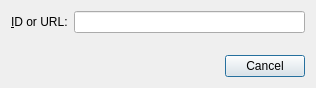
<?xml version="1.0" encoding="UTF-8"?>
<ui version="4.0">
 <class>VideoIDDialog</class>
 <widget class="QDialog" name="VideoIDDialog">
  <property name="geometry">
   <rect>
    <x>0</x>
    <y>0</y>
    <width>316</width>
    <height>88</height>
   </rect>
  </property>
  <property name="windowTitle">
   <string>Set Video ID</string>
  </property>
  <layout class="QVBoxLayout" name="verticalLayout">
   <item>
    <layout class="QFormLayout" name="formLayout_2">
     <item row="0" column="0">
      <widget class="QLabel" name="label">
       <property name="text">
        <string>&amp;ID or URL:</string>
       </property>
       <property name="buddy">
        <cstring>idLineEdit</cstring>
       </property>
      </widget>
     </item>
     <item row="0" column="1">
      <widget class="QLineEdit" name="idLineEdit">
       <property name="inputMethodHints">
        <set>Qt::ImhPreferLowercase|Qt::ImhUrlCharactersOnly</set>
       </property>
      </widget>
     </item>
    </layout>
   </item>
   <item>
    <widget class="QDialogButtonBox" name="buttonBox">
     <property name="orientation">
      <enum>Qt::Horizontal</enum>
     </property>
     <property name="standardButtons">
      <set>QDialogButtonBox::Cancel</set>
     </property>
    </widget>
   </item>
  </layout>
 </widget>
 <resources/>
 <connections>
  <connection>
   <sender>buttonBox</sender>
   <signal>accepted()</signal>
   <receiver>VideoIDDialog</receiver>
   <slot>accept()</slot>
   <hints>
    <hint type="sourcelabel">
     <x>248</x>
     <y>254</y>
    </hint>
    <hint type="destinationlabel">
     <x>157</x>
     <y>274</y>
    </hint>
   </hints>
  </connection>
  <connection>
   <sender>buttonBox</sender>
   <signal>rejected()</signal>
   <receiver>VideoIDDialog</receiver>
   <slot>reject()</slot>
   <hints>
    <hint type="sourcelabel">
     <x>316</x>
     <y>260</y>
    </hint>
    <hint type="destinationlabel">
     <x>286</x>
     <y>274</y>
    </hint>
   </hints>
  </connection>
  <connection>
   <sender>idLineEdit</sender>
   <signal>editingFinished()</signal>
   <receiver>VideoIDDialog</receiver>
   <slot>check_id_contents()</slot>
   <hints>
    <hint type="sourcelabel">
     <x>194</x>
     <y>25</y>
    </hint>
    <hint type="destinationlabel">
     <x>157</x>
     <y>43</y>
    </hint>
   </hints>
  </connection>
 </connections>
 <slots>
  <slot>check_id_contents()</slot>
 </slots>
</ui>
